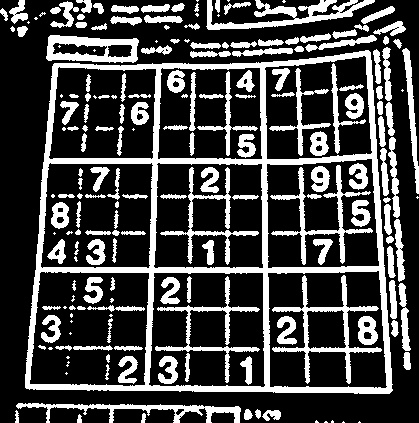
#> input picture 57636399-detect-sudoku-grid-board/1.jpg, 419 x 423 px
$ python detect_sudoku_board.py
#> lines starting #> are read from the running program, lines starting #| are printed output that depends on the picture; after the words box and inside, x2 and y2 are one past the last pixel; in counts of white or black regions, pixels touching at a corner belong together
import cv2
import numpy as np

def perspective_transform(image, corners):
    def order_corner_points(corners):
        # Separate corners into individual points
        # Index 0 - top-right
        #       1 - top-left
        #       2 - bottom-left
        #       3 - bottom-right
        corners = [(corner[0][0], corner[0][1]) for corner in corners]
        top_r, top_l, bottom_l, bottom_r = corners[0], corners[1], corners[2], corners[3]
        return (top_l, top_r, bottom_r, bottom_l)

    # Order points in clockwise order
    ordered_corners = order_corner_points(corners)
    top_l, top_r, bottom_r, bottom_l = ordered_corners

    # Determine width of new image which is the max distance between
    # (bottom right and bottom left) or (top right and top left) x-coordinates
    width_A = np.sqrt(((bottom_r[0] - bottom_l[0]) ** 2) + ((bottom_r[1] - bottom_l[1]) ** 2))
    width_B = np.sqrt(((top_r[0] - top_l[0]) ** 2) + ((top_r[1] - top_l[1]) ** 2))
    width = max(int(width_A), int(width_B))

    # Determine height of new image which is the max distance between
    # (top right and bottom right) or (top left and bottom left) y-coordinates
    height_A = np.sqrt(((top_r[0] - bottom_r[0]) ** 2) + ((top_r[1] - bottom_r[1]) ** 2))
    height_B = np.sqrt(((top_l[0] - bottom_l[0]) ** 2) + ((top_l[1] - bottom_l[1]) ** 2))
    height = max(int(height_A), int(height_B))

    # Construct new points to obtain top-down view of image in
    # top_r, top_l, bottom_l, bottom_r order
    dimensions = np.array([[0, 0], [width - 1, 0], [width - 1, height - 1],
                    [0, height - 1]], dtype = "float32")

    # Convert to Numpy format
    ordered_corners = np.array(ordered_corners, dtype="float32")

    # Find perspective transform matrix
    matrix = cv2.getPerspectiveTransform(ordered_corners, dimensions)

    # Return the transformed image
    return cv2.warpPerspective(image, matrix, (width, height))

image = cv2.imread('1.jpg')
#> image is the input picture: shape (423, 419, 3); min 0, max 255, mean 69.2
original = image.copy()
gray = cv2.cvtColor(image, cv2.COLOR_BGR2GRAY)
blur = cv2.medianBlur(gray, 3)
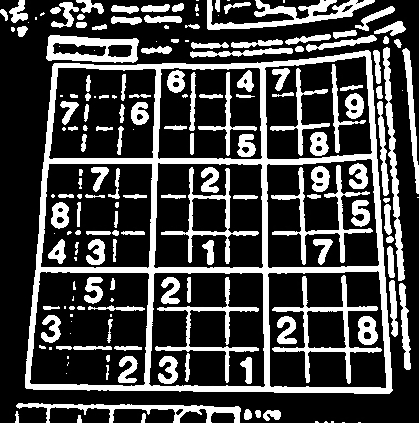
#> blur: shape (423, 419); min 0, max 255, mean 69.1
thresh = cv2.adaptiveThreshold(blur,255,cv2.ADAPTIVE_THRESH_GAUSSIAN_C, cv2.THRESH_BINARY_INV,11,3)
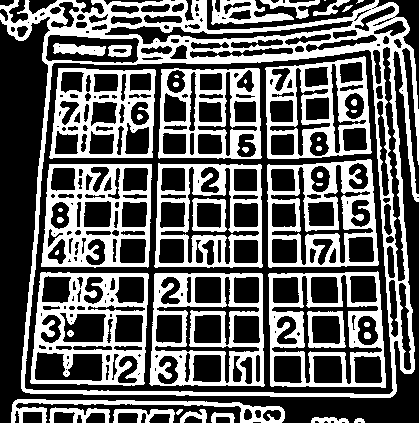
#> thresh: shape (423, 419); 39.7% white; 45 white regions (9 under 20 px)

cnts = cv2.findContours(thresh, cv2.RETR_EXTERNAL, cv2.CHAIN_APPROX_SIMPLE)
#> cnts = 15 contours, 3 with area under 20; largest, box (x1, y1, x2, y2) and area: (0, 0, 419, 398) 141990, (11, 399, 285, 423) 1671, (211, 0, 294, 25) 1117, (49, 407, 110, 423) 346, (113, 409, 175, 423) 320
cnts = cnts[0] if len(cnts) == 2 else cnts[1]
cnts = sorted(cnts, key=cv2.contourArea, reverse=True)

for c in cnts:
    peri = cv2.arcLength(c, True)
    approx = cv2.approxPolyDP(c, 0.015 * peri, True)
    transformed = perspective_transform(original, approx)
    break
#> this loop made 1 pass
#> (peri, ordered_corners in perspective_transform, width_A in perspective_transform, width_B in perspective_transform, width in perspective_transform, height_A in perspective_transform, height_B in perspective_transform) on pass 1: (2658.7, [[50, 17], [0, 5], [395, 393], [23, 391]], 372, 51.42, 372, 553.7, 375)
#> pass 1, `transformed = perspective_transform(original, approx)`:
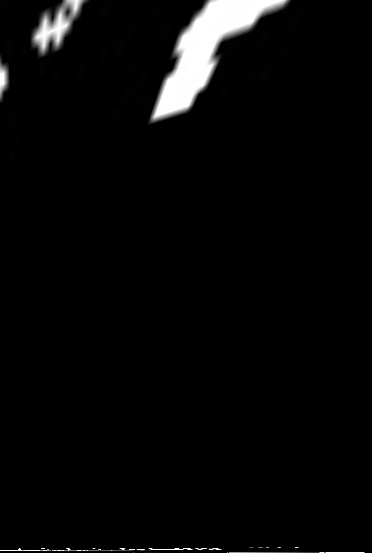
#> transformed: shape (553, 372, 3); min 0, max 255, mean 8.5

cv2.imshow('transformed', transformed)
cv2.imwrite('board.png', transformed)
cv2.waitKey()
